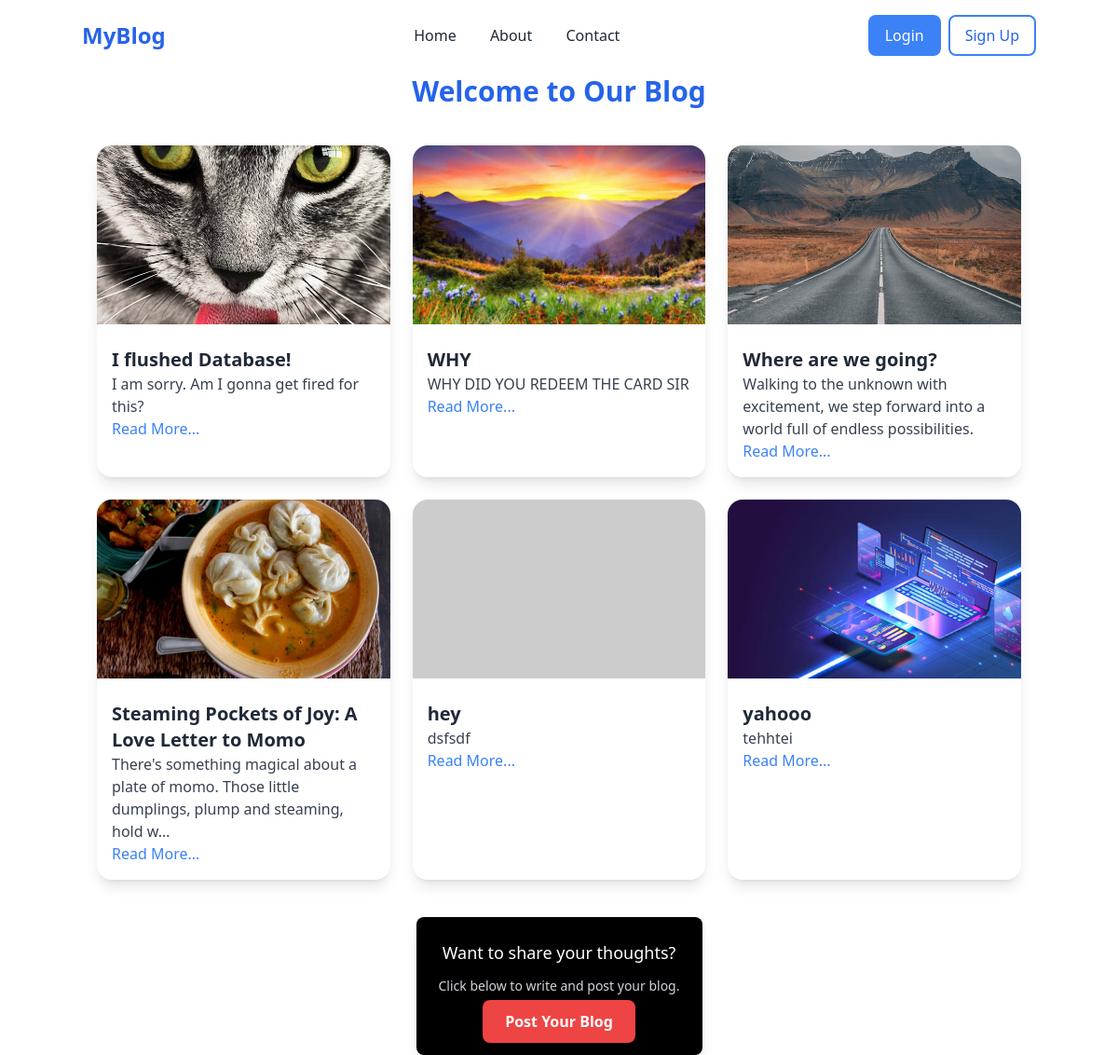
The page / on the database its author committed.
### blog/models.py (models this page shows, shortened)
class Post(models.Model):
    title=models.CharField(max_length=200)
    content=models.TextField()
    author=models.CharField(max_length=100)
    created_at=models.DateTimeField(auto_now_add=True)
    updated_at=models.DateTimeField(auto_now=True)
    image = models.ImageField(upload_to='blog_images/', null=True, blank=True)

### blog/views.py (the view)
# urls.py: path('', views.home, name='home'),
def home(request):
    posts=Post.objects.all()
    return render(request,'home.html',{'posts':posts})

### blog/templates/home.html
{% extends 'base.html' %}
{% block content %}
<div class="container mx-auto pt-20 px-4">
    <h1 class="text-center text-3xl font-bold text-blue-600 mb-10">Welcome to Our Blog</h1>
    <div class="grid md:grid-cols-3 gap-6">
        {% for post in posts %}
        <div class="bg-white rounded-2xl shadow-lg overflow-hidden transition-transform transform hover:scale-105 hover:shadow-xl">
            {% if post.image %}
            <img src="{{ post.image.url }}" alt="Post Image" class="w-full h-48 object-cover">
            {% else %}
            <img src="https://via.placeholder.com/300" alt="No Image" class="w-full h-48 object-cover">
            {% endif %}
            <div class="p-4">
                <h2 class="text-xl font-semibold text-gray-800 mt-2">{{ post.title }}</h2>
                <p class="text-gray-700">{{ post.content|truncatechars:100 }}</p>
                <a href="{% url 'blog' post.id %}" class="text-blue-500 hover:underline">Read More...</a>
            </div>
        </div>
        {% empty %}
        <p class="col-span-3 text-center text-gray-500">No posts available.</p>
        {% endfor %}
    </div>
</div>
<div class="flex justify-center mt-10">
    <div class="bg-black text-white p-6 rounded-lg shadow-lg text-center">
        <p class="mb-3 text-lg">Want to share your thoughts?</p>
        <p class="text-gray-300 text-sm mb-4">Click below to write and post your blog.</p>
        <a href="{%url 'postblog' %}" class="bg-red-500 text-white px-6 py-3 rounded-lg font-bold shadow-md
           hover:bg-red-600 transform hover:scale-105 transition">
            Post Your Blog
        </a>
    </div>
</div>
{% endblock %}

### rows shown on the page
Post: image (picture), title "I flushed Database!", content "I am sorry. Am I gonna get fired for this?"
Post: image (picture), title "WHY", content "WHY DID YOU REDEEM THE CARD SIR"
Post: image (picture), title "Where are we going?", content "Walking to the unknown with excitement, we step forward into a world full of endless possibilities."
Post: image (picture), title "Steaming Pockets of Joy: A Love Letter to Momo", content "There's something magical about a plate of momo. Those little dumplings, plump and steaming, hold w…"
Post: title "hey", content "dsfsdf"
Post: image (picture), title "yahooo", content "tehhtei"
